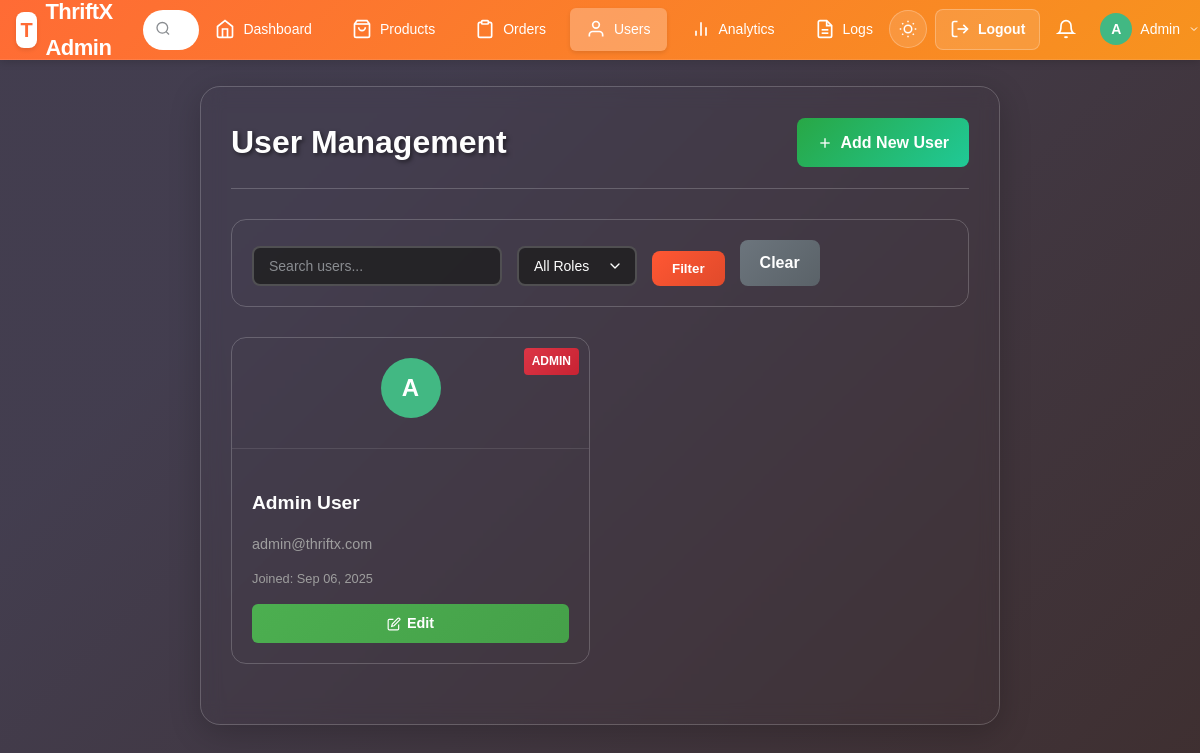
Screenshot of /admin/admin_users.php (signed in) with the database file from the repository.
### tables this page shows
CREATE TABLE IF NOT EXISTS users (
    id INT AUTO_INCREMENT PRIMARY KEY,
    first_name VARCHAR(50) NOT NULL,
    last_name VARCHAR(50) NOT NULL,
    email VARCHAR(100) UNIQUE NOT NULL,
    password VARCHAR(255) NOT NULL,
    phone VARCHAR(20),
    address TEXT,
    role ENUM('customer', 'seller', 'admin') DEFAULT 'customer',
    created_at TIMESTAMP DEFAULT CURRENT_TIMESTAMP,
    updated_at TIMESTAMP DEFAULT CURRENT_TIMESTAMP ON UPDATE CURRENT_TIMESTAMP
);

### admin/admin_users.php (the view, shortened to what this page needs)
<?php
include('../config/db.php');
$search = isset($_GET['search']) ? $_GET['search'] : '';
$where_conditions = [];
$params = [];
$param_types = '';
$where_clause = !empty($where_conditions) ? "WHERE " . implode(" AND ", $where_conditions) : "";
$limit = 12;
$page = isset($_GET['page']) ? (int)$_GET['page'] : 1;
$offset = ($page - 1) * $limit;
$query = "SELECT * FROM users $where_clause ORDER BY created_at DESC LIMIT ? OFFSET ?";
$stmt = $conn->prepare($query);
if (!empty($params)) {
    $all_params = array_merge($params, [$limit, $offset]);
    $stmt->bind_param($param_types . "ii", ...$all_params);
} else {
    $stmt->bind_param("ii", $limit, $offset);
}
$stmt->execute();
$result = $stmt->get_result();
?>
<!DOCTYPE html>
<html lang="en">
<head>
    <link rel="stylesheet" href="../assets/css/styles.css">
</head>
<body class="admin-layout <?= (($_SESSION['theme'] ?? 'dark') === 'light') ? 'light-theme' : '' ?>">
    <?php include('../includes/admin_header.php'); ?>
    <div class="page-content">
        <div class="checkout-section">
            <div class="admin-page-header">
                <h2>User Management</h2>
                <a href="admin_add_user.php" class="add-product-btn">
                    <svg width="16" height="16" viewBox="0 0 24 24" fill="none" stroke="currentColor" stroke-width="2">
                        <line x1="12" y1="5" x2="12" y2="19"></line>
                        <line x1="5" y1="12" x2="19" y2="12"></line>
                    </svg>
                    Add New User
                </a>
            </div>
            <div class="admin-filters">
                <form method="GET" class="filter-form">
                    <div class="filter-group">
                        <input type="text" name="search" placeholder="Search users..."
                               value="<?= htmlspecialchars($search) ?>" class="search-input">
                    </div>
                    <div class="filter-group">
                        <select name="role" class="filter-select">
                            <option value="">All Roles</option>
                        </select>
                    </div>
                    <button type="submit" class="filter-btn">Filter</button>
                    <a href="admin_users.php" class="clear-btn">Clear</a>
                </form>
            </div>
            <div class="admin-products-grid">
                <?php if ($result->num_rows > 0): ?>
                    <?php while ($user = $result->fetch_assoc()): ?>
                        <div class="admin-product-card">
                            <div class="user-avatar-section">
                                <div class="user-avatar-large">
                                    <?= strtoupper(substr($user['first_name'], 0, 1)) ?>
                                </div>
                                <div class="user-role-badge role-<?= $user['role'] ?>">
                                    <?= ucfirst($user['role']) ?>
                                </div>
                            </div>
                            <div class="product-info">
                                <h3><?= htmlspecialchars($user['first_name'] . ' ' . $user['last_name']) ?></h3>
                                <p class="user-email"><?= htmlspecialchars($user['email']) ?></p>
                                <p class="user-join-date">Joined: <?= date('M d, Y', strtotime($user['created_at'])) ?></p>
                                <div class="product-actions">
                                    <a href="admin_edit_user.php?id=<?= $user['id'] ?>" class="edit-btn">
                                        <svg width="14" height="14" viewBox="0 0 24 24" fill="none" stroke="currentColor" stroke-width="2">
                                            <path d="M11 4H4a2 2 0 0 0-2 2v14a2 2 0 0 0 2 2h14a2 2 0 0 0 2-2v-7"></path>
                                            <path d="M18.5 2.5a2.121 2.121 0 0 1 3 3L12 15l-4 1 1-4 9.5-9.5z"></path>
                                        </svg>
                                        Edit
                                    </a>
                                </div>
                            </div>
                        </div>
                    <?php endwhile; ?>
                <?php endif; ?>
            </div>
        </div>
    </div>
</body>
</html>

### rows the page displays
users: first_name "A", role "ADMIN", first_name+last_name "Admin User", email "admin@thriftx.com", created_at "Sep 06, 2025"

### other values shown
substr($_SESSION['first_name'], 0, 1) "A"
$_SESSION['first_name'] "Admin"
